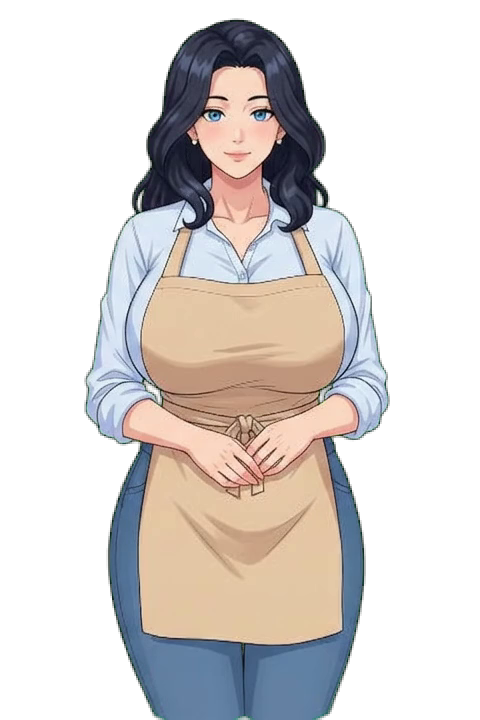
#> input picture game/images/camera/ana_neutral.png, 480 x 720 px, given as the content of the folder ../game/images/camera/ana_neutral.png, which was not available
$ python make_camera_assets.py ../game/images/camera/ana_neutral.png ../game/images/camera/ana_shy.png
#> lines starting #> are read from the running program, lines starting #| are printed output that depends on the picture
# Builds the camera assets: loop video (side-mask webm), lens overlay, target thumbnails.
# usage: python tools/make_camera_assets.py <keyed_rgba_frames_dir> <game_dir>
import sys, os, subprocess, numpy as np
from PIL import Image, ImageDraw, ImageFilter
src, game = sys.argv[1], sys.argv[2]
files = sorted(f for f in os.listdir(src) if f.endswith(".png"))
X0, X1 = 400, 880                      # crop of the 1280x720 frame around the character
BK = 820 / 1080.0 * 1.4                # video px -> window px at zoom 1 (must match masar_photo.py)
WIN_W, WIN_H = 1260, 820
frames = [np.array(Image.open(os.path.join(src, f))).astype(np.float32) for f in files]

# ---- 1. seamless loop: the last 12 frames blend toward the first one
n = len(frames)
#> n = 1
B = 12
out = []
for i, fr in enumerate(frames):
    if i >= n - B:
        w = (i - (n - B) + 1) / float(B + 1)
        a0, a1 = fr[..., 3:] / 255.0, frames[0][..., 3:] / 255.0
        pm = fr[..., :3] * a0 * (1 - w) + frames[0][..., :3] * a1 * w
        al = a0 * (1 - w) + a1 * w
        rgb = pm / np.maximum(al, 1e-3)
        fr = np.concatenate([np.where(al > 0.01, rgb, 0), al * 255], -1)
    out.append(fr)
#> this loop made 1 pass
#> w on pass 1: 0.923
#> pass 1, `a0, a1 = fr[..., 3:] / 255.0, frames[0][..., 3:] / 255.0`:
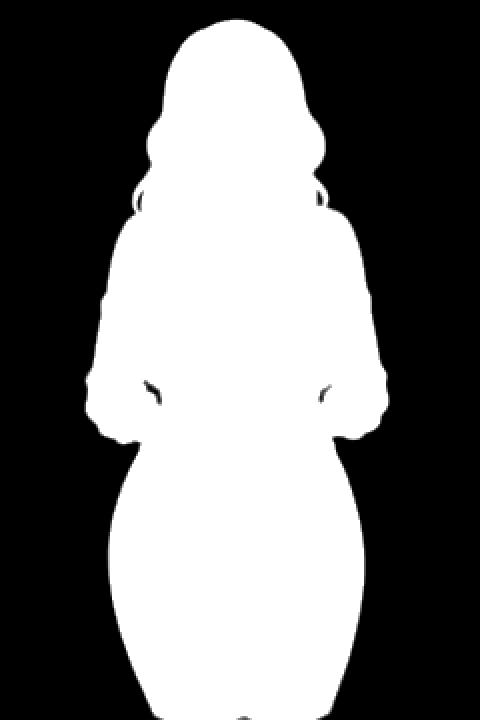
#> a0: shape (720, 480, 1) float32; min 0, max 1, mean 0.444
#> pass 1, `pm = fr[..., :3] * a0 * (1 - w) + frames[0][..., :3] * a1 * w`:
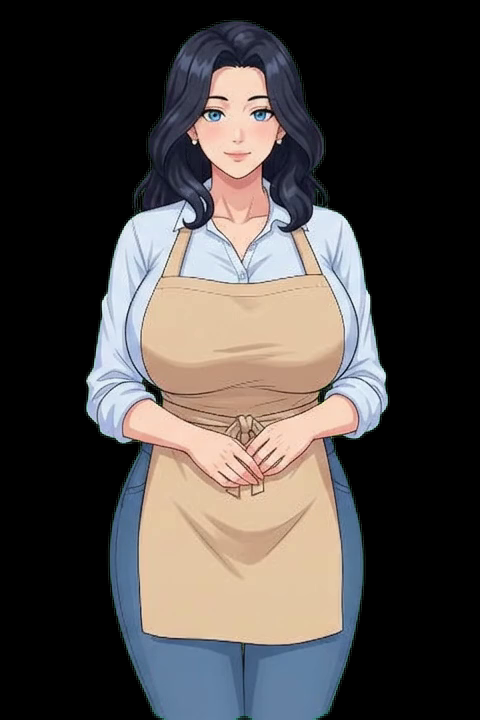
#> pm: shape (720, 480, 3) float32; mean of channels 0, 1, 2 75.2, 70.2, 68; drawn as R, G, B
#> after the loop, out = 1 item
tmp = os.path.join(src, "..", "side_crop"); os.makedirs(tmp, exist_ok=True)
for i, fr in enumerate(out):
    c = fr[:, X0:X1]
    rgb = c[..., :3].clip(0, 255).astype(np.uint8)
    al = c[..., 3].clip(0, 255).astype(np.uint8)
    side = np.concatenate([rgb, np.repeat(al[..., None], 3, 2)], 1)
    Image.fromarray(side).save(os.path.join(tmp, "s_%04d.png" % i))
#> this loop made 1 pass
os.makedirs(os.path.join(game, "videos"), exist_ok=True)
subprocess.check_call(["ffmpeg", "-v", "error", "-y", "-framerate", "24", "-i", os.path.join(tmp, "s_%04d.png"),
    "-c:v", "libvpx-vp9", "-crf", "30", "-b:v", "0", "-pix_fmt", "yuv420p", "-an",
    os.path.join(game, "videos", "ana_loop.webm")])
#> (this line was passed over: subprocess is not available in this run)

# ---- 2. stills of Ana (480x720, transparent) used to draw the target pictures
EXPR_T = {"neutral": 0.0, "smile": 2.5, "shy": 3.5}
os.makedirs(os.path.join(game, "images", "camera"), exist_ok=True)
for ex, t in EXPR_T.items():
#> (the run stopped early here; a loop or call above may not have finished)
